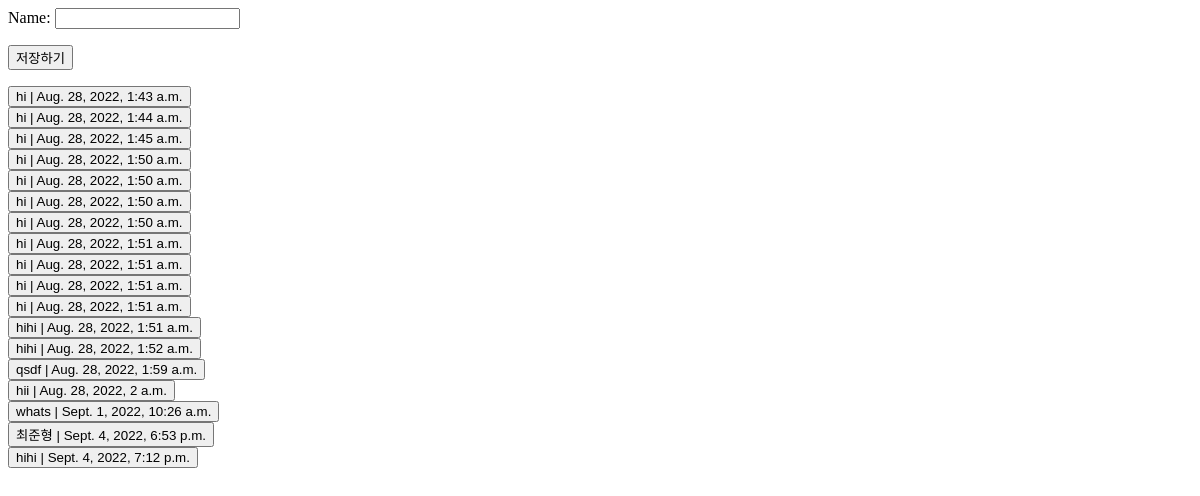
Page /home/ on the earlier database version.
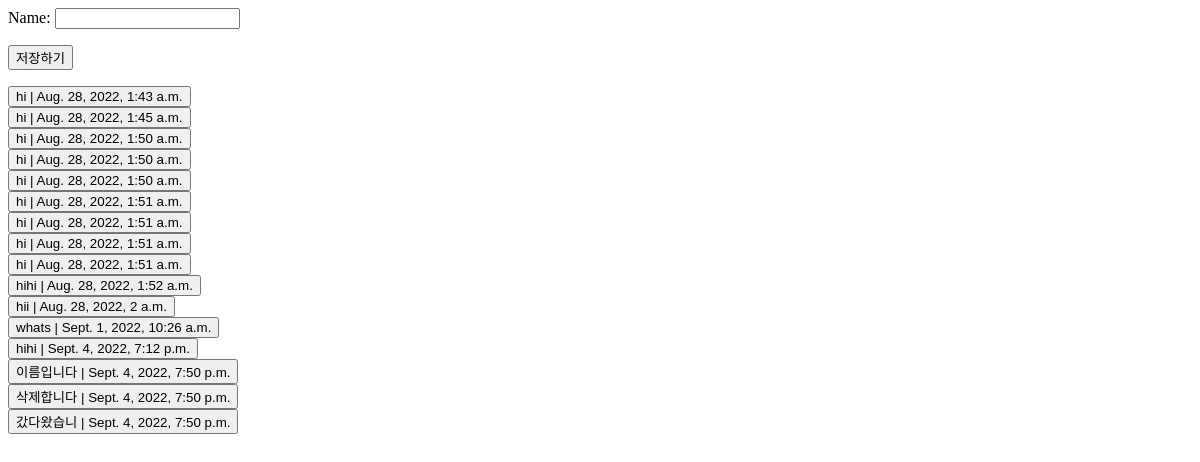
Same page on the later database version.
### myApp/models.py (models this page shows)
class Outer(models.Model):
    out_time = models.DateTimeField(auto_now_add=True)
    name = models.CharField(max_length=5)

### myApp/views.py (the view)
# urls.py: 2. Add a URL to urlpatterns:  path('', views.home, name='home')
def home(request):
    objs = []
    if(request.method == 'POST'):
        form = OuterForm(request.POST)
        if form.is_valid():
            outer = form.save(commit = False)
            outer.save()
            return redirect('/')
    else:
        form = OuterForm
        objs = Outer.objects.all()
    context = {'form' : form, 'objs' : objs}
    return render(request,'home.html',context=context)

### myApp/templates/home.html (shortened to what this page needs)
{% block content %}
<form method = "post" class = "post" action = "/home/">
    {{form.as_p}}
    <button type="submit" class = "btn"> 저장하기 </button>
</form>
<form method = "post" class = "post" action = "/comeback/">
    {% for o in objs %}
    <button name = "clickid" value = {{o.id}}> {{ o.name }}  |  {{ o.out_time }}</button><br/>
    {% endfor %}
</form>
{% endblock %}

Differences in the rows shown:
removed Outer: {{ o.id }} 2 (drawn), name "hi", out_time "Aug. 28, 2022, 1:44 a.m."
removed Outer: {{ o.id }} 6 (drawn), name "hi", out_time "Aug. 28, 2022, 1:50 a.m."
removed Outer: {{ o.id }} 12 (drawn), name "hihi", out_time "Aug. 28, 2022, 1:51 a.m."
removed Outer: {{ o.id }} 14 (drawn), name "qsdf", out_time "Aug. 28, 2022, 1:59 a.m."
removed Outer: {{ o.id }} 17 (drawn), name "최준형", out_time "Sept. 4, 2022, 6:53 p.m."
added Outer: {{ o.id }} 19 (drawn), name "이름입니다", out_time "Sept. 4, 2022, 7:50 p.m."
added Outer: {{ o.id }} 21 (drawn), name "삭제합니다", out_time "Sept. 4, 2022, 7:50 p.m."
added Outer: {{ o.id }} 22 (drawn), name "갔다왔습니", out_time "Sept. 4, 2022, 7:50 p.m."
